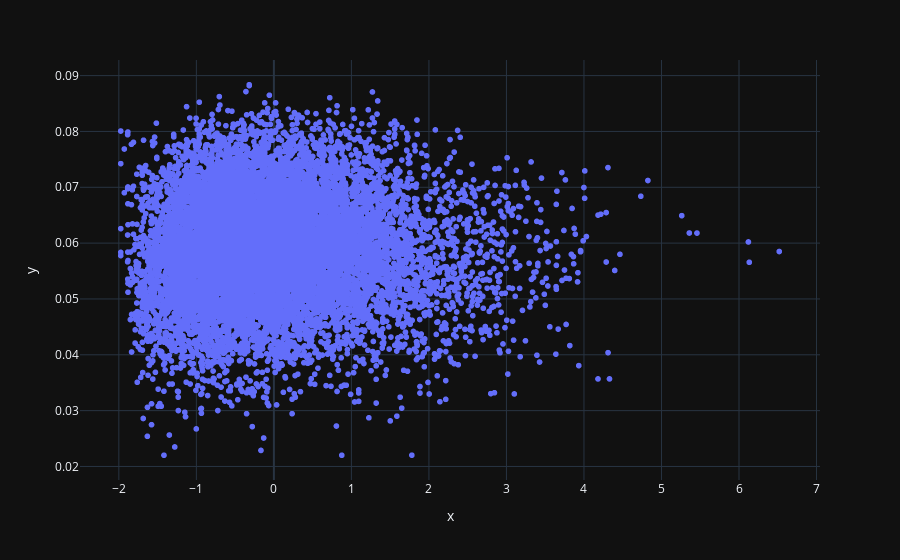
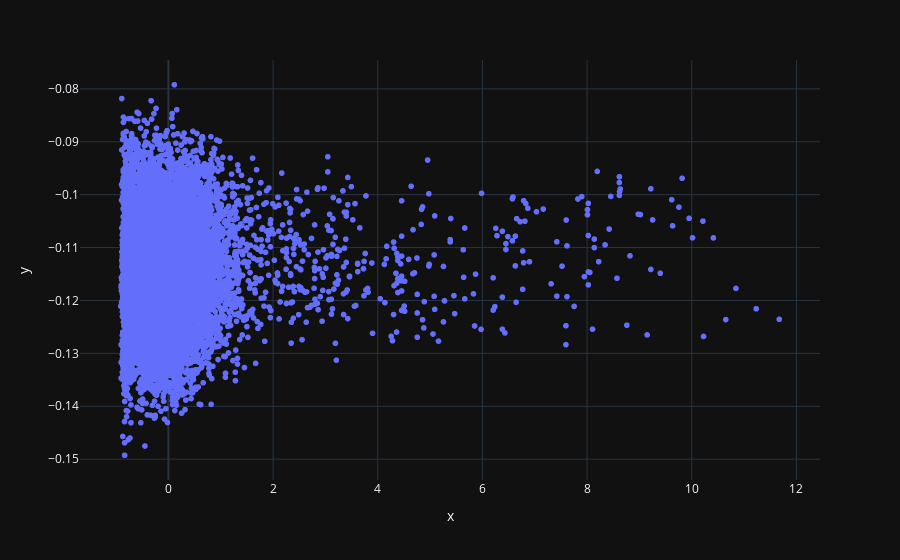
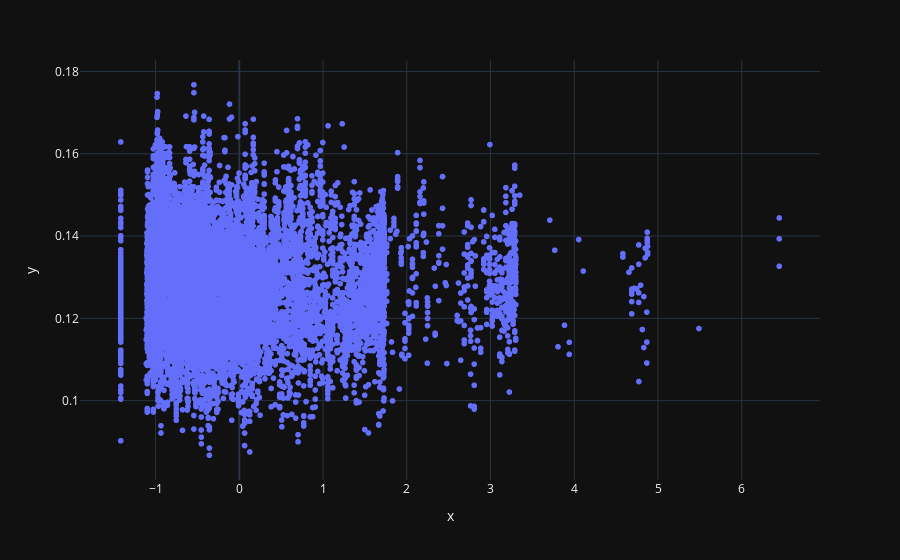

Source (notebook cell) for these figures, in order:
### Code cell
for i in range(3):
    px.scatter(
        x = np.concatenate((y_train, y_test), axis = 0)[:,i],
        y = model(torch.tensor(np.concatenate((X_train, X_test), axis = 0))).detach().numpy()[:,i]
    ).show()

### Figure 1 — Plotly figure (JSON) as saved in the notebook; plotly's stock layout.template omitted (floating-point values rounded to 4 significant figures; data arrays with more than 128 entries replaced by an {"elided": "..."} marker saying what was removed)
{"data": [{"hovertemplate": "x=%{x}<br>y=%{y}<extra></extra>", "legendgroup": "", "marker": {"color": "#636efa", "symbol": "circle"}, "mode": "markers", "name": "", "showlegend": false, "x": {"elided": "12199 float values"}, "xaxis": "x", "y": {"elided": "12199 float values"}, "yaxis": "y", "type": "scattergl"}], "layout": {"xaxis": {"anchor": "y", "domain": [0.0, 1.0], "title": {"text": "x"}}, "yaxis": {"anchor": "x", "domain": [0.0, 1.0], "title": {"text": "y"}}, "legend": {"tracegroupgap": 0}, "margin": {"t": 60}}}

### Figure 2 — Plotly figure (JSON) as saved in the notebook; plotly's stock layout.template omitted (floating-point values rounded to 4 significant figures; data arrays with more than 128 entries replaced by an {"elided": "..."} marker saying what was removed)
{"data": [{"hovertemplate": "x=%{x}<br>y=%{y}<extra></extra>", "legendgroup": "", "marker": {"color": "#636efa", "symbol": "circle"}, "mode": "markers", "name": "", "showlegend": false, "x": {"elided": "12199 float values"}, "xaxis": "x", "y": {"elided": "12199 float values"}, "yaxis": "y", "type": "scattergl"}], "layout": {"xaxis": {"anchor": "y", "domain": [0.0, 1.0], "title": {"text": "x"}}, "yaxis": {"anchor": "x", "domain": [0.0, 1.0], "title": {"text": "y"}}, "legend": {"tracegroupgap": 0}, "margin": {"t": 60}}}

### Figure 3 — Plotly figure (JSON) as saved in the notebook; plotly's stock layout.template omitted (floating-point values rounded to 4 significant figures; data arrays with more than 128 entries replaced by an {"elided": "..."} marker saying what was removed)
{"data": [{"hovertemplate": "x=%{x}<br>y=%{y}<extra></extra>", "legendgroup": "", "marker": {"color": "#636efa", "symbol": "circle"}, "mode": "markers", "name": "", "showlegend": false, "x": {"elided": "12199 float values"}, "xaxis": "x", "y": {"elided": "12199 float values"}, "yaxis": "y", "type": "scattergl"}], "layout": {"xaxis": {"anchor": "y", "domain": [0.0, 1.0], "title": {"text": "x"}}, "yaxis": {"anchor": "x", "domain": [0.0, 1.0], "title": {"text": "y"}}, "legend": {"tracegroupgap": 0}, "margin": {"t": 60}}}
